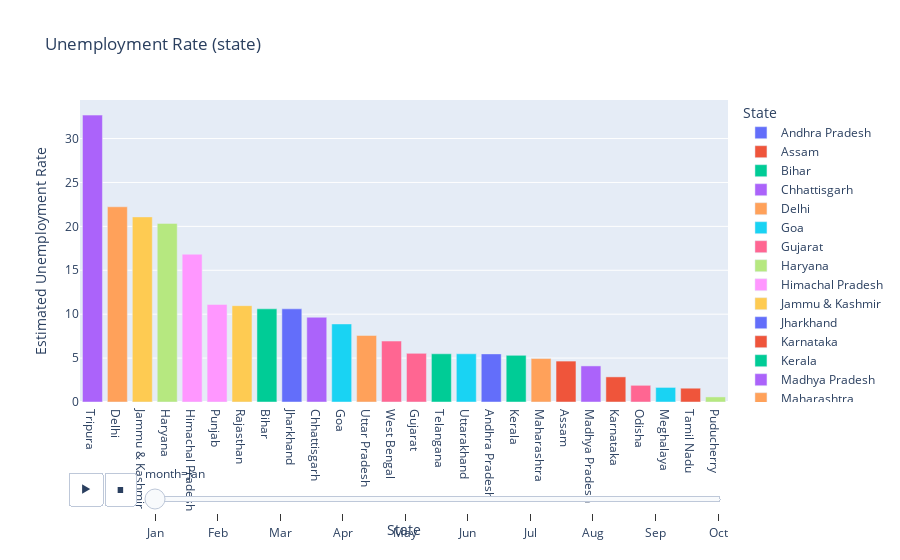

Source (notebook cell):
### Code cell
fig = px.bar(df_11_2020, x='State', y='Estimated Unemployment Rate', animation_frame='month', color='State', title = 'Unemployment Rate (state)') #  the px.bar() function from Plotly Express is used to create an animated bar chart (fig) based on the provided DataFrame (df_11_2010)

fig.update_layout(xaxis={'categoryorder':'total descending'})                                                                                     # The layout of the figure is updated to order the x-axis categories in descending order.
                                                                                                                                                  # In Plotly, the update_layout() method is used to update various layout properties of a figure. It allows you to modify the visual aspects of the figure such as titles, axis labels, legends, colors, and more.

fig.layout.updatemenus[0].buttons[0].args[1]['frame']['duration']=2000                                                                            # This code modifies the duration of each frame in the animation to 2000 milliseconds.

fig.show()

### Figure 1 — Plotly figure (JSON) as saved in the notebook; plotly's stock layout.template omitted (floating-point values rounded to 4 significant figures)
{"data": [{"alignmentgroup": "True", "hovertemplate": "State=%{x}<br>month=Jan<br>Estimated Unemployment Rate=%{y}<extra></extra>", "legendgroup": "Andhra Pradesh", "marker": {"color": "#636efa", "pattern": {"shape": ""}}, "name": "Andhra Pradesh", "offsetgroup": "Andhra Pradesh", "orientation": "v", "showlegend": true, "textposition": "auto", "type": "bar", "x": ["Andhra Pradesh"], "xaxis": "x", "y": [5.48], "yaxis": "y"}, {"alignmentgroup": "True", "hovertemplate": "State=%{x}<br>month=Jan<br>Estimated Unemployment Rate=%{y}<extra></extra>", "legendgroup": "Assam", "marker": {"color": "#EF553B", "pattern": {"shape": ""}}, "name": "Assam", "offsetgroup": "Assam", "orientation": "v", "showlegend": true, "textposition": "auto", "type": "bar", "x": ["Assam"], "xaxis": "x", "y": [4.66], "yaxis": "y"}, {"alignmentgroup": "True", "hovertemplate": "State=%{x}<br>month=Jan<br>Estimated Unemployment Rate=%{y}<extra></extra>", "legendgroup": "Bihar", "marker": {"color": "#00cc96", "pattern": {"shape": ""}}, "name": "Bihar", "offsetgroup": "Bihar", "orientation": "v", "showlegend": true, "textposition": "auto", "type": "bar", "x": ["Bihar"], "xaxis": "x", "y": [10.61], "yaxis": "y"}, {"alignmentgroup": "True", "hovertemplate": "State=%{x}<br>month=Jan<br>Estimated Unemployment Rate=%{y}<extra></extra>", "legendgroup": "Chhattisgarh", "marker": {"color": "#ab63fa", "pattern": {"shape": ""}}, "name": "Chhattisgarh", "offsetgroup": "Chhattisgarh", "orientation": "v", "showlegend": true, "textposition": "auto", "type": "bar", "x": ["Chhattisgarh"], "xaxis": "x", "y": [9.65], "yaxis": "y"}, {"alignmentgroup": "True", "hovertemplate": "State=%{x}<br>month=Jan<br>Estimated Unemployment Rate=%{y}<extra></extra>", "legendgroup": "Delhi", "marker": {"color": "#FFA15A", "pattern": {"shape": ""}}, "name": "Delhi", "offsetgroup": "Delhi", "orientation": "v", "showlegend": true, "textposition": "auto", "type": "bar", "x": ["Delhi"], "xaxis": "x", "y": [22.23], "yaxis": "y"}, {"alignmentgroup": "True", "hovertemplate": "State=%{x}<br>month=Jan<br>Estimated Unemployment Rate=%{y}<extra></extra>", "legendgroup": "Goa", "marker": {"color": "#19d3f3", "pattern": {"shape": ""}}, "name": "Goa", "offsetgroup": "Goa", "orientation": "v", "showlegend": true, "textposition": "auto", "type": "bar", "x": ["Goa"], "xaxis": "x", "y": [8.89], "yaxis": "y"}, {"alignmentgroup": "True", "hovertemplate": "State=%{x}<br>month=Jan<br>Estimated Unemployment Rate=%{y}<extra></extra>", "legendgroup": "Gujarat", "marker": {"color": "#FF6692", "pattern": {"shape": ""}}, "name": "Gujarat", "offsetgroup": "Gujarat", "orientation": "v", "showlegend": true, "textposition": "auto", "type": "bar", "x": ["Gujarat"], "xaxis": "x", "y": [5.54], "yaxis": "y"}, {"alignmentgroup": "True", "hovertemplate": "State=%{x}<br>month=Jan<br>Estimated Unemployment Rate=%{y}<extra></extra>", "legendgroup": "Haryana", "marker": {"color": "#B6E880", "pattern": {"shape": ""}}, "name": "Haryana", "offsetgroup": "Haryana", "orientation": "v", "showlegend": true, "textposition": "auto", "type": "bar", "x": ["Haryana"], "xaxis": "x", "y": [20.34], "yaxis": "y"}, {"alignmentgroup": "True", "hovertemplate": "State=%{x}<br>month=Jan<br>Estimated Unemployment Rate=%{y}<extra></extra>", "legendgroup": "Himachal Pradesh", "marker": {"color": "#FF97FF", "pattern": {"shape": ""}}, "name": "Himachal Pradesh", "offsetgroup": "Himachal Pradesh", "orientation": "v", "showlegend": true, "textposition": "auto", "type": "bar", "x": ["Himachal Pradesh"], "xaxis": "x", "y": [16.83], "yaxis": "y"}, {"alignmentgroup": "True", "hovertemplate": "State=%{x}<br>month=Jan<br>Estimated Unemployment Rate=%{y}<extra></extra>", "legendgroup": "Jammu & Kashmir", "marker": {"color": "#FECB52", "pattern": {"shape": ""}}, "name": "Jammu & Kashmir", "offsetgroup": "Jammu & Kashmir", "orientation": "v", "showlegend": true, "textposition": "auto", "type": "bar", "x": ["Jammu & Kashmir"], "xaxis": "x", "y": [21.08], "yaxis": "y"}, {"alignmentgroup": "True", "hovertemplate": "State=%{x}<br>month=Jan<br>Estimated Unemployment Rate=%{y}<extra></extra>", "legendgroup": "Jharkhand", "marker": {"color": "#636efa", "pattern": {"shape": ""}}, "name": "Jharkhand", "offsetgroup": "Jharkhand", "orientation": "v", "showlegend": true, "textposition": "auto", "type": "bar", "x": ["Jharkhand"], "xaxis": "x", "y": [10.61], "yaxis": "y"}, {"alignmentgroup": "True", "hovertemplate": "State=%{x}<br>month=Jan<br>Estimated Unemployment Rate=%{y}<extra></extra>", "legendgroup": "Karnataka", "marker": {"color": "#EF553B", "pattern": {"shape": ""}}, "name": "Karnataka", "offsetgroup": "Karnataka", "orientation": "v", "showlegend": true, "textposition": "auto", "type": "bar", "x": ["Karnataka"], "xaxis": "x", "y": [2.86], "yaxis": "y"}, {"alignmentgroup": "True", "hovertemplate": "State=%{x}<br>month=Jan<br>Estimated Unemployment Rate=%{y}<extra></extra>", "legendgroup": "Kerala", "marker": {"color": "#00cc96", "pattern": {"shape": ""}}, "name": "Kerala", "offsetgroup": "Kerala", "orientation": "v", "showlegend": true, "textposition": "auto", "type": "bar", "x": ["Kerala"], "xaxis": "x", "y": [5.31], "yaxis": "y"}, {"alignmentgroup": "True", "hovertemplate": "State=%{x}<br>month=Jan<br>Estimated Unemployment Rate=%{y}<extra></extra>", "legendgroup": "Madhya Pradesh", "marker": {"color": "#ab63fa", "pattern": {"shape": ""}}, "name": "Madhya Pradesh", "offsetgroup": "Madhya Pradesh", "orientation": "v", "showlegend": true, "textposition": "auto", "type": "bar", "x": ["Madhya Pradesh"], "xaxis": "x", "y": [4.11], "yaxis": "y"}, {"alignmentgroup": "True", "hovertemplate": "State=%{x}<br>month=Jan<br>Estimated Unemployment Rate=%{y}<extra></extra>", "legendgroup": "Maharashtra", "marker": {"color": "#FFA15A", "pattern": {"shape": ""}}, "name": "Maharashtra", "offsetgroup": "Maharashtra", "orientation": "v", "showlegend": true, "textposition": "auto", "type": "bar", "x": ["Maharashtra"], "xaxis": "x", "y": [4.95], "yaxis": "y"}, {"alignmentgroup": "True", "hovertemplate": "State=%{x}<br>month=Jan<br>Estimated Unemployment Rate=%{y}<extra></extra>", "legendgroup": "Meghalaya", "marker": {"color": "#19d3f3", "pattern": {"shape": ""}}, "name": "Meghalaya", "offsetgroup": "Meghalaya", "orientation": "v", "showlegend": true, "textposition": "auto", "type": "bar", "x": ["Meghalaya"], "xaxis": "x", "y": [1.66], "yaxis": "y"}, {"alignmentgroup": "True", "hovertemplate": "State=%{x}<br>month=Jan<br>Estimated Unemployment Rate=%{y}<extra></extra>", "legendgroup": "Odisha", "marker": {"color": "#FF6692", "pattern": {"shape": ""}}, "name": "Odisha", "offsetgroup": "Odisha", "orientation": "v", "showlegend": true, "textposition": "auto", "type": "bar", "x": ["Odisha"], "xaxis": "x", "y": [1.9], "yaxis": "y"}, {"alignmentgroup": "True", "hovertemplate": "State=%{x}<br>month=Jan<br>Estimated Unemployment Rate=%{y}<extra></extra>", "legendgroup": "Puducherry", "marker": {"color": "#B6E880", "pattern": {"shape": ""}}, "name": "Puducherry", "offsetgroup": "Puducherry", "orientation": "v", "showlegend": true, "textposition": "auto", "type": "bar", "x": ["Puducherry"], "xaxis": "x", "y": [0.58], "yaxis": "y"}, {"alignmentgroup": "True", "hovertemplate": "State=%{x}<br>month=Jan<br>Estimated Unemployment Rate=%{y}<extra></extra>", "legendgroup": "Punjab", "marker": {"color": "#FF97FF", "pattern": {"shape": ""}}, "name": "Punjab", "offsetgroup": "Punjab", "orientation": "v", "showlegend": true, "textposition": "auto", "type": "bar", "x": ["Punjab"], "xaxis": "x", "y": [11.11], "yaxis": "y"}, {"alignmentgroup": "True", "hovertemplate": "State=%{x}<br>month=Jan<br>Estimated Unemployment Rate=%{y}<extra></extra>", "legendgroup": "Rajasthan", "marker": {"color": "#FECB52", "pattern": {"shape": ""}}, "name": "Rajasthan", "offsetgroup": "Rajasthan", "orientation": "v", "showlegend": true, "textposition": "auto", "type": "bar", "x": ["Rajasthan"], "xaxis": "x", "y": [10.97], "yaxis": "y"}, {"alignmentgroup": "True", "hovertemplate": "State=%{x}<br>month=Jan<br>Estimated Unemployment Rate=%{y}<extra></extra>", "legendgroup": "Tamil Nadu", "marker": {"color": "#EF553B", "pattern": {"shape": ""}}, "name": "Tamil Nadu", "offsetgroup": "Tamil Nadu", "orientation": "v", "showlegend": true, "textposition": "auto", "type": "bar", "x": ["Tamil Nadu"], "xaxis": "x", "y": [1.57], "yaxis": "y"}, {"alignmentgroup": "True", "hovertemplate": "State=%{x}<br>month=Jan<br>Estimated Unemployment Rate=%{y}<extra></extra>", "legendgroup": "Telangana", "marker": {"color": "#00cc96", "pattern": {"shape": ""}}, "name": "Telangana", "offsetgroup": "Telangana", "orientation": "v", "showlegend": true, "textposition": "auto", "type": "bar", "x": ["Telangana"], "xaxis": "x", "y": [5.49], "yaxis": "y"}, {"alignmentgroup": "True", "hovertemplate": "State=%{x}<br>month=Jan<br>Estimated Unemployment Rate=%{y}<extra></extra>", "legendgroup": "Tripura", "marker": {"color": "#ab63fa", "pattern": {"shape": ""}}, "name": "Tripura", "offsetgroup": "Tripura", "orientation": "v", "showlegend": true, "textposition": "auto", "type": "bar", "x": ["Tripura"], "xaxis": "x", "y": [32.67], "yaxis": "y"}, {"alignmentgroup": "True", "hovertemplate": "State=%{x}<br>month=Jan<br>Estimated Unemployment Rate=%{y}<extra></extra>", "legendgroup": "Uttar Pradesh", "marker": {"color": "#FFA15A", "pattern": {"shape": ""}}, "name": "Uttar Pradesh", "offsetgroup": "Uttar Pradesh", "orientation": "v", "showlegend": true, "textposition": "auto", "type": "bar", "x": ["Uttar Pradesh"], "xaxis": "x", "y": [7.58], "yaxis": "y"}, {"alignmentgroup": "True", "hovertemplate": "State=%{x}<br>month=Jan<br>Estimated Unemployment Rate=%{y}<extra></extra>", "legendgroup": "Uttarakhand", "marker": {"color": "#19d3f3", "pattern": {"shape": ""}}, "name": "Uttarakhand", "offsetgroup": "Uttarakhand", "orientation": "v", "showlegend": true, "textposition": "auto", "type": "bar", "x": ["Uttarakhand"], "xaxis": "x", "y": [5.49], "yaxis": "y"}, {"alignmentgroup": "True", "hovertemplate": "State=%{x}<br>month=Jan<br>Estimated Unemployment Rate=%{y}<extra></extra>", "legendgroup": "West Bengal", "marker": {"color": "#FF6692", "pattern": {"shape": ""}}, "name": "West Bengal", "offsetgroup": "West Bengal", "orientation": "v", "showlegend": true, "textposition": "auto", "type": "bar", "x": ["West Bengal"], "xaxis": "x", "y": [6.94], "yaxis": "y"}], "layout": {"barmode": "relative", "legend": {"title": {"text": "State"}, "tracegroupgap": 0}, "sliders": [{"active": 0, "currentvalue": {"prefix": "month="}, "len": 0.9, "pad": {"b": 10, "t": 60}, "steps": [{"args": [["Jan"], {"frame": {"duration": 0, "redraw": true}, "fromcurrent": true, "mode": "immediate", "transition": {"duration": 0, "easing": "linear"}}], "label": "Jan", "method": "animate"}, {"args": [["Feb"], {"frame": {"duration": 0, "redraw": true}, "fromcurrent": true, "mode": "immediate", "transition": {"duration": 0, "easing": "linear"}}], "label": "Feb", "method": "animate"}, {"args": [["Mar"], {"frame": {"duration": 0, "redraw": true}, "fromcurrent": true, "mode": "immediate", "transition": {"duration": 0, "easing": "linear"}}], "label": "Mar", "method": "animate"}, {"args": [["Apr"], {"frame": {"duration": 0, "redraw": true}, "fromcurrent": true, "mode": "immediate", "transition": {"duration": 0, "easing": "linear"}}], "label": "Apr", "method": "animate"}, {"args": [["May"], {"frame": {"duration": 0, "redraw": true}, "fromcurrent": true, "mode": "immediate", "transition": {"duration": 0, "easing": "linear"}}], "label": "May", "method": "animate"}, {"args": [["Jun"], {"frame": {"duration": 0, "redraw": true}, "fromcurrent": true, "mode": "immediate", "transition": {"duration": 0, "easing": "linear"}}], "label": "Jun", "method": "animate"}, {"args": [["Jul"], {"frame": {"duration": 0, "redraw": true}, "fromcurrent": true, "mode": "immediate", "transition": {"duration": 0, "easing": "linear"}}], "label": "Jul", "method": "animate"}, {"args": [["Aug"], {"frame": {"duration": 0, "redraw": true}, "fromcurrent": true, "mode": "immediate", "transition": {"duration": 0, "easing": "linear"}}], "label": "Aug", "method": "animate"}, {"args": [["Sep"], {"frame": {"duration": 0, "redraw": true}, "fromcurrent": true, "mode": "immediate", "transition": {"duration": 0, "easing": "linear"}}], "label": "Sep", "method": "animate"}, {"args": [["Oct"], {"frame": {"duration": 0, "redraw": true}, "fromcurrent": true, "mode": "immediate", "transition": {"duration": 0, "easing": "linear"}}], "label": "Oct", "method": "animate"}], "x": 0.1, "xanchor": "left", "y": 0, "yanchor": "top"}], "title": {"text": "Unemployment Rate (state)"}, "updatemenus": [{"buttons": [{"args": [null, {"frame": {"duration": 2000, "redraw": true}, "fromcurrent": true, "mode": "immediate", "transition": {"duration": 500, "easing": "linear"}}], "label": "&#9654;", "method": "animate"}, {"args": [[null], {"frame": {"duration": 0, "redraw": true}, "fromcurrent": true, "mode": "immediate", "transition": {"duration": 0, "easing": "linear"}}], "label": "&#9724;", "method": "animate"}], "direction": "left", "pad": {"r": 10, "t": 70}, "showactive": false, "type": "buttons", "x": 0.1, "xanchor": "right", "y": 0, "yanchor": "top"}], "xaxis": {"anchor": "y", "categoryarray": ["Andhra Pradesh", "Assam", "Bihar", "Chhattisgarh", "Delhi", "Goa", "Gujarat", "Haryana", "Himachal Pradesh", "Jammu & Kashmir", "Jharkhand", "Karnataka", "Kerala", "Madhya Pradesh", "Maharashtra", "Meghalaya", "Odisha", "Puducherry", "Punjab", "Rajasthan", "Sikkim", "Tamil Nadu", "Telangana", "Tripura", "Uttar Pradesh", "Uttarakhand", "West Bengal"], "categoryorder": "total descending", "domain": [0, 1], "title": {"text": "State"}}, "yaxis": {"anchor": "x", "domain": [0, 1], "title": {"text": "Estimated Unemployment Rate"}}}}
